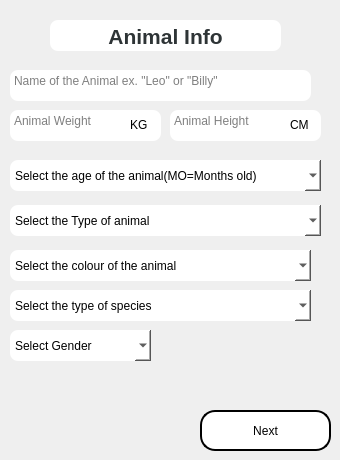
        <widget class="QWidget" name="animalBasicInfoPage">
         <widget class="QComboBox" name="animalGenderField">
          <property name="geometry">
           <rect>
            <x>10</x>
            <y>330</y>
            <width>141</width>
            <height>31</height>
           </rect>
          </property>
          <property name="styleSheet">
           <string notr="true">#animalGenderField{
	background: white;
	border-radius: 8px;


}
#animalGenderField:hover{
	background: white;
	color: white;

}
#QListView{

	background: white;
}


</string>
          </property>
          <item>
           <property name="text">
            <string>Select Gender</string>
           </property>
          </item>
          <item>
           <property name="text">
            <string>Male</string>
           </property>
          </item>
          <item>
           <property name="text">
            <string>Female</string>
           </property>
          </item>
         </widget>
         <widget class="QTextEdit" name="animalNameField">
          <property name="enabled">
           <bool>true</bool>
          </property>
          <property name="geometry">
           <rect>
            <x>10</x>
            <y>70</y>
            <width>301</width>
            <height>31</height>
           </rect>
          </property>
          <property name="styleSheet">
           <string notr="true">#animalNameField{
	background: white;
	border-radius: 8px;



}</string>
          </property>
          <property name="placeholderText">
           <string>Name of the Animal ex. &quot;Leo&quot; or &quot;Billy&quot;</string>
          </property>
         </widget>
         <widget class="QComboBox" name="animalSpeciesField">
          <property name="geometry">
           <rect>
            <x>10</x>
            <y>290</y>
            <width>301</width>
            <height>31</height>
           </rect>
          </property>
          <property name="styleSheet">
           <string notr="true">#animalSpeciesField{
	background: white;
	border-radius: 8px;



}</string>
          </property>
          <item>
           <property name="text">
            <string>Select the type of species</string>
           </property>
          </item>
         </widget>
         <widget class="QComboBox" name="animalColourField">
          <property name="geometry">
           <rect>
            <x>10</x>
            <y>250</y>
            <width>301</width>
            <height>31</height>
           </rect>
          </property>
          <property name="styleSheet">
           <string notr="true">#animalColourField{
	background: white;
	border-radius: 8px;



}</string>
          </property>
          <item>
           <property name="text">
            <string>Select the colour of the animal</string>
           </property>
          </item>
          <item>
           <property name="text">
            <string>Black</string>
           </property>
          </item>
          <item>
           <property name="text">
            <string>Blue</string>
           </property>
          </item>
          <item>
           <property name="text">
            <string>Brown</string>
           </property>
          </item>
          <item>
           <property name="text">
            <string>Cream</string>
           </property>
          </item>
          <item>
           <property name="text">
            <string>Crimson</string>
           </property>
          </item>
          <item>
           <property name="text">
            <string>Gray</string>
           </property>
          </item>
          <item>
           <property name="text">
            <string>Green</string>
           </property>
          </item>
          <item>
           <property name="text">
            <string>Orange</string>
           </property>
          </item>
          <item>
           <property name="text">
            <string>Pink</string>
           </property>
          </item>
          <item>
           <property name="text">
            <string>Purple</string>
           </property>
          </item>
          <item>
           <property name="text">
            <string>Red</string>
           </property>
          </item>
          <item>
           <property name="text">
            <string>Violet</string>
           </property>
          </item>
          <item>
           <property name="text">
            <string>White</string>
           </property>
          </item>
          <item>
           <property name="text">
            <string>Yellow</string>
           </property>
          </item>
          <item>
           <property name="text">
            <string>Bicolor</string>
           </property>
          </item>
          <item>
           <property name="text">
            <string>Tricolor</string>
           </property>
          </item>
          <item>
           <property name="text">
            <string>Colorful</string>
           </property>
          </item>
          <item>
           <property name="text">
            <string>Colorless/Transparency</string>
           </property>
          </item>
         </widget>
         <widget class="QTextEdit" name="animalWeightField">
          <property name="geometry">
           <rect>
            <x>10</x>
            <y>110</y>
            <width>151</width>
            <height>31</height>
           </rect>
          </property>
          <property name="styleSheet">
           <string notr="true">#animalWeightField{
	background: white;
	border-radius: 8px;



}</string>
          </property>
          <property name="placeholderText">
           <string>Animal Weight</string>
          </property>
         </widget>
         <widget class="QTextEdit" name="animalHeightField">
          <property name="geometry">
           <rect>
            <x>170</x>
            <y>110</y>
            <width>151</width>
            <height>31</height>
           </rect>
          </property>
          <property name="styleSheet">
           <string notr="true">#animalHeightField{
	background: white;
	border-radius: 8px;



}</string>
          </property>
          <property name="placeholderText">
           <string>Animal Height</string>
          </property>
         </widget>
         <widget class="QLabel" name="animalWeightLabel">
          <property name="geometry">
           <rect>
            <x>130</x>
            <y>115</y>
            <width>21</width>
            <height>20</height>
           </rect>
          </property>
          <property name="styleSheet">
           <string notr="true">#animalWeightLabel{
	border: none;
	border-radius: 5px;
	background: white;

}</string>
          </property>
          <property name="text">
           <string>KG</string>
          </property>
         </widget>
         <widget class="QLabel" name="animalHeightLabel">
          <property name="geometry">
           <rect>
            <x>290</x>
            <y>115</y>
            <width>21</width>
            <height>20</height>
           </rect>
          </property>
          <property name="styleSheet">
           <string notr="true">#animalHeightLabel{
	border: none;
	border-radius: 5px;
	background: white;

}</string>
          </property>
          <property name="text">
           <string>CM</string>
          </property>
         </widget>
         <widget class="QComboBox" name="animalAgeField">
          <property name="geometry">
           <rect>
            <x>10</x>
            <y>160</y>
            <width>311</width>
            <height>31</height>
           </rect>
          </property>
          <property name="styleSheet">
           <string notr="true">#animalAgeField{
	background: white;
	border-radius: 8px;



}</string>
          </property>
          <item>
           <property name="text">
            <string>Select the age of the animal(MO=Months old)</string>
           </property>
          </item>
          <item>
           <property name="text">
            <string>1-3 MO</string>
           </property>
          </item>
          <item>
           <property name="text">
            <string>4-6 MO</string>
           </property>
          </item>
          <item>
           <property name="text">
            <string>7-9 MO</string>
           </property>
          </item>
          <item>
           <property name="text">
            <string>10-12 MO</string>
           </property>
          </item>
          <item>
           <property name="text">
            <string>1-2 YO</string>
           </property>
          </item>
          <item>
           <property name="text">
            <string>3-4 YO</string>
           </property>
          </item>
          <item>
           <property name="text">
            <string>5-6 YO</string>
           </property>
          </item>
          <item>
           <property name="text">
            <string>7-8 YO</string>
           </property>
          </item>
          <item>
           <property name="text">
            <string>9-10 YO</string>
           </property>
          </item>
          <item>
           <property name="text">
            <string>11-12 YO</string>
           </property>
          </item>
          <item>
           <property name="text">
            <string>13-14 YO</string>
           </property>
          </item>
          <item>
           <property name="text">
            <string>15-16 YO</string>
           </property>
          </item>
          <item>
           <property name="text">
            <string>17-18 YO</string>
           </property>
          </item>
          <item>
           <property name="text">
            <string>19-20 YO</string>
           </property>
          </item>
          <item>
           <property name="text">
            <string>21 YO</string>
           </property>
          </item>
         </widget>
         <widget class="QComboBox" name="animalTypeField">
          <property name="geometry">
           <rect>
            <x>10</x>
            <y>205</y>
            <width>311</width>
            <height>31</height>
           </rect>
          </property>
          <property name="styleSheet">
           <string notr="true">#animalTypeField{

	border-radius:8px;
	background:white;
}</string>
          </property>
          <item>
           <property name="text">
            <string>Select the Type of animal</string>
           </property>
          </item>
          <item>
           <property name="text">
            <string>Cat</string>
           </property>
          </item>
          <item>
           <property name="text">
            <string>Dog</string>
           </property>
          </item>
          <item>
           <property name="text">
            <string>Parrot</string>
           </property>
          </item>
          <item>
           <property name="text">
            <string>Finch</string>
           </property>
          </item>
          <item>
           <property name="text">
            <string>Frog</string>
           </property>
          </item>
          <item>
           <property name="text">
            <string>Salamander</string>
           </property>
          </item>
          <item>
           <property name="text">
            <string>Betta</string>
           </property>
          </item>
          <item>
           <property name="text">
            <string>Goldfish</string>
           </property>
          </item>
          <item>
           <property name="text">
            <string>Snake</string>
           </property>
          </item>
          <item>
           <property name="text">
            <string>Lizard</string>
           </property>
          </item>
         </widget>
         <widget class="QPushButton" name="animalNextBtn">
          <property name="geometry">
           <rect>
            <x>200</x>
            <y>410</y>
            <width>131</width>
            <height>41</height>
           </rect>
          </property>
          <property name="cursor">
           <cursorShape>PointingHandCursor</cursorShape>
          </property>
          <property name="styleSheet">
           <string notr="true">#animalNextBtn{
	background: white;
	border-radius: 15px;
    border: 2px solid black;



}

#animalNextBtn:hover{
	background: #fab1a0

}</string>
          </property>
          <property name="text">
           <string>Next</string>
          </property>
         </widget>
         <widget class="QTextEdit" name="animalBasicInfoTitle">
          <property name="enabled">
           <bool>false</bool>
          </property>
          <property name="geometry">
           <rect>
            <x>50</x>
            <y>20</y>
            <width>231</width>
            <height>31</height>
           </rect>
          </property>
          <property name="styleSheet">
           <string notr="true">#animalBasicInfoTitle{

	background: white;
	border:none;
	border-radius: 8px;

}</string>
          </property>
          <property name="verticalScrollBarPolicy">
           <enum>Qt::ScrollBarAlwaysOff</enum>
          </property>
          <property name="html">
           <string>&lt;!DOCTYPE HTML PUBLIC &quot;-//W3C//DTD HTML 4.0//EN&quot; &quot;http://www.w3.org/TR/REC-html40/strict.dtd&quot;&gt;
&lt;html&gt;&lt;head&gt;&lt;meta name=&quot;qrichtext&quot; content=&quot;1&quot; /&gt;&lt;style type=&quot;text/css&quot;&gt;
p, li { white-space: pre-wrap; }
&lt;/style&gt;&lt;/head&gt;&lt;body style=&quot; font-family:'Sans'; font-size:10pt; font-weight:400; font-style:normal;&quot;&gt;
&lt;p align=&quot;center&quot; style=&quot; margin-top:0px; margin-bottom:0px; margin-left:0px; margin-right:0px; -qt-block-indent:0; text-indent:0px;&quot;&gt;&lt;span style=&quot; font-size:16pt; font-weight:600; color:#2e3436;&quot;&gt;Animal Info&lt;/span&gt;&lt;/p&gt;&lt;/body&gt;&lt;/html&gt;</string>
          </property>
         </widget>
        </widget>
